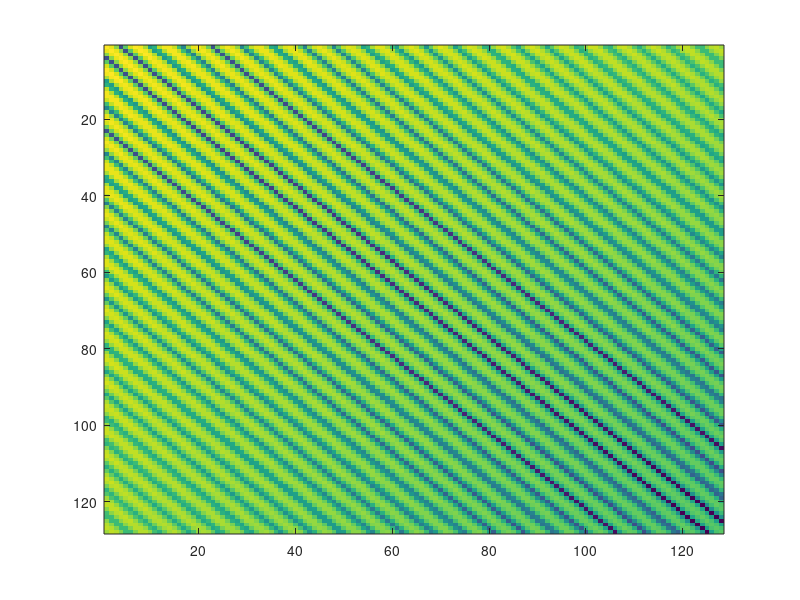
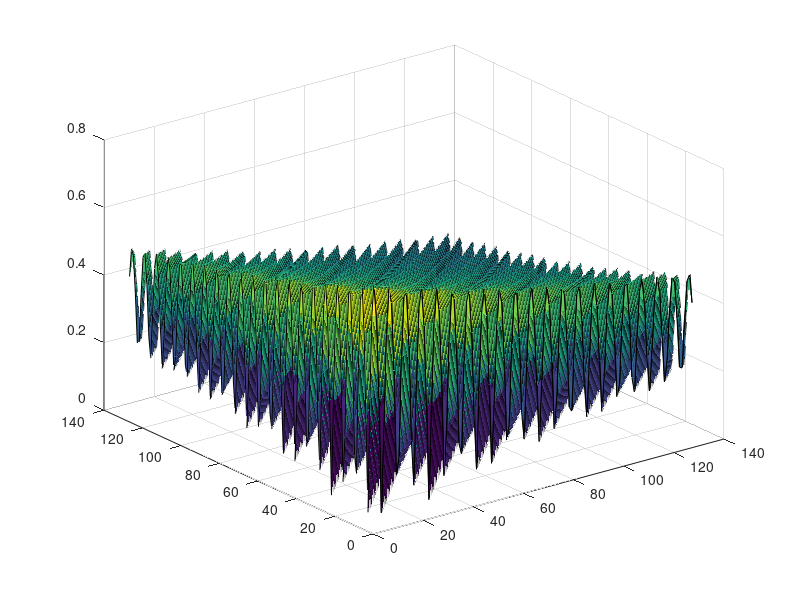

MATLAB code to generate these figures, in order:
clear;
clc;
IMAGE_SZ = 128;

[ ids1, ids2 ] = ndgrid( 1:IMAGE_SZ, 1:IMAGE_SZ );
       
k = [ 1; 1 ]; wu = 1; t = 1; g = 0.01;
       
image1(:,:) = exp(i .* k(1) .* ids1 - wu .* t) .* exp(- g .* k(1)./sqrt(k(1).^2 + k(2).^2) .* ids1);
image2(:,:) = exp(i .* k(2) .* ids2 - wu .* t) .* exp(- g .* k(2)./sqrt(k(1).^2 + k(2).^2) .* ids2);
       
imageges = image1 + image2;
imagesc(log(abs(imageges)))
figure
surf(abs(imageges)) 